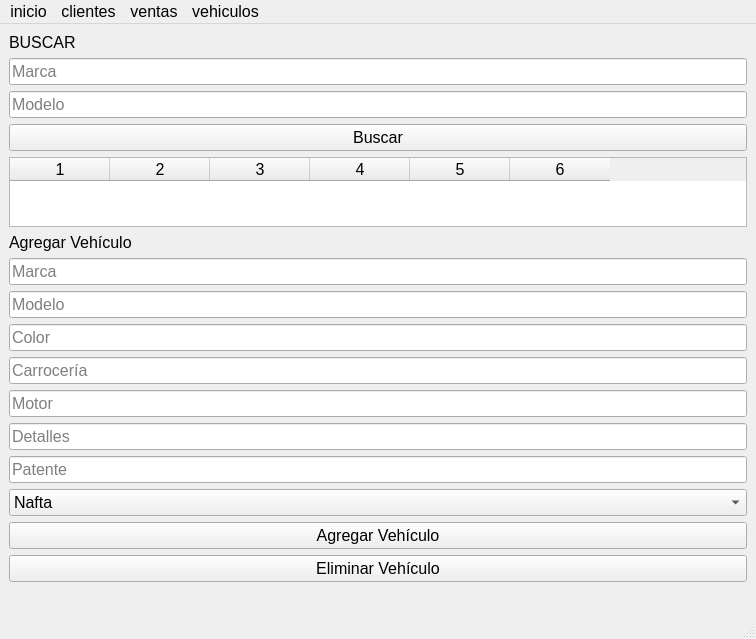
<?xml version="1.0" encoding="UTF-8"?>
<ui version="4.0">
 <class>VehicleWindow</class>
 <widget class="QMainWindow" name="VehicleWindow">
  <property name="geometry">
   <rect>
    <x>0</x>
    <y>0</y>
    <width>756</width>
    <height>625</height>
   </rect>
  </property>
  <property name="font">
   <font>
    <pointsize>12</pointsize>
   </font>
  </property>
  <property name="windowTitle">
   <string>Gestión de Vehículos</string>
  </property>
  <widget class="QWidget" name="centralwidget">
   <layout class="QVBoxLayout" name="verticalLayout">
    <item>
     <widget class="QLabel" name="buscar">
      <property name="font">
       <font>
        <family>Arial</family>
        <pointsize>12</pointsize>
       </font>
      </property>
      <property name="text">
       <string>BUSCAR</string>
      </property>
     </widget>
    </item>
    <item>
     <widget class="QLineEdit" name="txtMarca">
      <property name="placeholderText">
       <string>Marca</string>
      </property>
     </widget>
    </item>
    <item>
     <widget class="QLineEdit" name="txtModelo">
      <property name="placeholderText">
       <string>Modelo</string>
      </property>
     </widget>
    </item>
    <item>
     <widget class="QPushButton" name="btnBuscar">
      <property name="text">
       <string>Buscar</string>
      </property>
     </widget>
    </item>
    <item>
     <widget class="QTableWidget" name="tblVehiculos">
      <property name="columnCount">
       <number>6</number>
      </property>
      <property name="horizontalHeaderLabels" stdset="0">
       <stringlist>
        <string>Patente</string>
        <string>Marca</string>
        <string>Modelo</string>
        <string>Color</string>
        <string>Carrocería</string>
        <string>Combustible</string>
       </stringlist>
      </property>
      <column/>
      <column/>
      <column/>
      <column/>
      <column/>
      <column/>
     </widget>
    </item>
    <item>
     <widget class="QLabel" name="label_add">
      <property name="text">
       <string>Agregar Vehículo</string>
      </property>
     </widget>
    </item>
    <item>
     <widget class="QLineEdit" name="txtMarcaAdd">
      <property name="placeholderText">
       <string>Marca</string>
      </property>
     </widget>
    </item>
    <item>
     <widget class="QLineEdit" name="txtModeloAdd">
      <property name="placeholderText">
       <string>Modelo</string>
      </property>
     </widget>
    </item>
    <item>
     <widget class="QLineEdit" name="txtColor">
      <property name="placeholderText">
       <string>Color</string>
      </property>
     </widget>
    </item>
    <item>
     <widget class="QLineEdit" name="txtCarroceria">
      <property name="placeholderText">
       <string>Carrocería</string>
      </property>
     </widget>
    </item>
    <item>
     <widget class="QLineEdit" name="txtMotor">
      <property name="placeholderText">
       <string>Motor</string>
      </property>
     </widget>
    </item>
    <item>
     <widget class="QLineEdit" name="txtDetalles">
      <property name="placeholderText">
       <string>Detalles</string>
      </property>
     </widget>
    </item>
    <item>
     <widget class="QLineEdit" name="txtPatente">
      <property name="placeholderText">
       <string>Patente</string>
      </property>
     </widget>
    </item>
    <item>
     <widget class="QComboBox" name="cmbCombustible">
      <property name="currentText">
       <string>Nafta</string>
      </property>
      <item>
       <property name="text">
        <string>Nafta</string>
       </property>
      </item>
      <item>
       <property name="text">
        <string>Gasoil</string>
       </property>
      </item>
      <item>
       <property name="text">
        <string>Eléctrico</string>
       </property>
      </item>
     </widget>
    </item>
    <item>
     <widget class="QPushButton" name="btnAgregar">
      <property name="text">
       <string>Agregar Vehículo</string>
      </property>
     </widget>
    </item>
    <item>
     <widget class="QPushButton" name="btnEliminar">
      <property name="text">
       <string>Eliminar Vehículo</string>
      </property>
     </widget>
    </item>
    <item>
     <widget class="QLabel" name="lblMensaje">
      <property name="text">
       <string/>
      </property>
     </widget>
    </item>
   </layout>
  </widget>
  <widget class="QMenuBar" name="menubar">
   <property name="geometry">
    <rect>
     <x>0</x>
     <y>0</y>
     <width>756</width>
     <height>27</height>
    </rect>
   </property>
   <widget class="QMenu" name="menuinicio">
    <property name="title">
     <string>inicio</string>
    </property>
   </widget>
   <widget class="QMenu" name="menuclientes">
    <property name="title">
     <string>clientes</string>
    </property>
   </widget>
   <widget class="QMenu" name="menuventas">
    <property name="title">
     <string>ventas</string>
    </property>
   </widget>
   <widget class="QMenu" name="menuvehiculos">
    <property name="title">
     <string>vehiculos</string>
    </property>
   </widget>
   <addaction name="menuinicio"/>
   <addaction name="menuclientes"/>
   <addaction name="menuventas"/>
   <addaction name="menuvehiculos"/>
  </widget>
  <widget class="QStatusBar" name="statusbar"/>
 </widget>
 <resources/>
 <connections/>
</ui>
